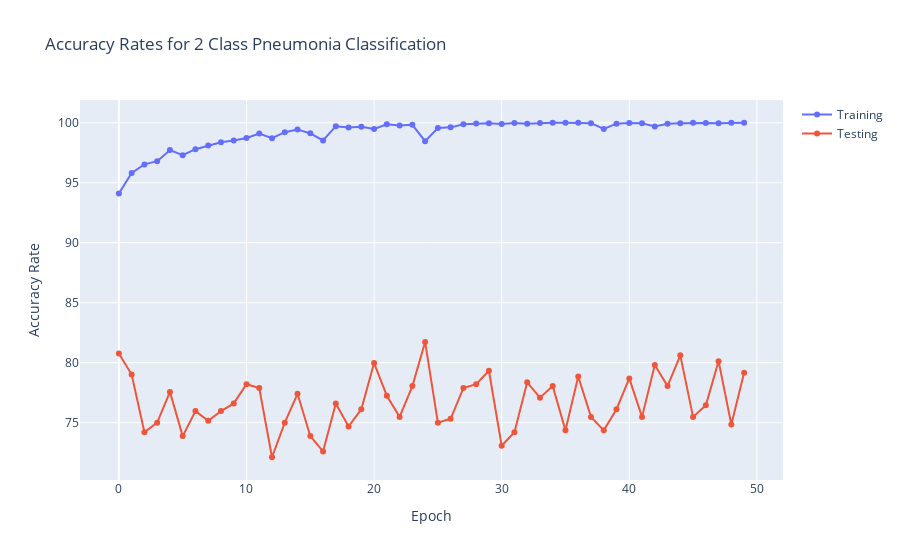
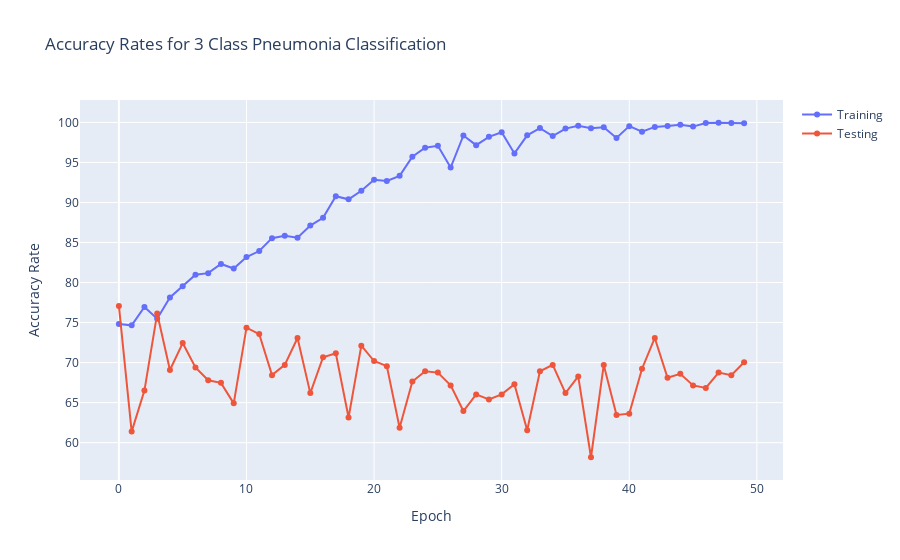

Notebook source saved alongside these figures, in order:
### Markdown cell above
**Evaluation of Models and Summary Stats**

### Code cell
#Confusion matrix for 2 classes
y_pred_2class = np.argmax(model_2class(x_test_1d).cpu().detach(),axis=1)
y_test_cpu_2class = y_test_2class.cpu()

cm1 = confusion_matrix(y_pred_2class,y_test_cpu_2class)
precision1 = np.diag(cm1)/cm1.sum(axis=1)
recall1 = np.diag(cm1)/cm1.sum(axis=0)
print('precision:',precision1)
print('recall:',recall1)
print(cm1)

#confusion matrix for 3 classes
y_pred_3class = np.argmax(model_3class(x_test_1d).cpu().detach(),axis=1)
y_test_cpu_3class = y_test_3class.cpu()

cm2 = confusion_matrix(y_pred_3class,y_test_cpu_3class)
precision2 = np.diag(cm2)/cm2.sum(axis=1)
recall2 = np.diag(cm2)/cm2.sum(axis=0)
print('precision:',precision2)
print('recall:',recall2)
print(cm2)

#plots for training and testing accuracy for 2 and 3 class compared
x = [x for x in range(0,50)]
fig = go.Figure()
fig.add_trace(go.Scatter(x =x,y=train_accs_2class,mode = 'lines+markers',name = 'Training'))
fig.add_trace(go.Scatter(x =x,y=test_accs_2class,mode = 'lines+markers',name = 'Testing'))
fig.update_layout(title_text = 'Accuracy Rates for 2 Class Pneumonia Classification')
fig.update_xaxes(title_text = 'Epoch')
fig.update_yaxes(title_text = 'Accuracy Rate')
fig.show()

fig = go.Figure()
fig.add_trace(go.Scatter(x =x,y=train_accs_3class,mode = 'lines+markers',name = 'Training'))
fig.add_trace(go.Scatter(x =x,y=test_accs_3class,mode = 'lines+markers',name = 'Testing'))
fig.update_layout(title_text = 'Accuracy Rates for 3 Class Pneumonia Classification')
fig.update_xaxes(title_text = 'Epoch')
fig.update_yaxes(title_text = 'Accuracy Rate')
fig.show()

### Figure 1 — Plotly figure (JSON) as saved in the notebook; plotly's stock layout.template omitted (floating-point values rounded to 4 significant figures)
{"data": [{"mode": "lines+markers", "name": "Training", "type": "scatter", "x": [0, 1, 2, 3, 4, 5, 6, 7, 8, 9, 10, 11, 12, 13, 14, 15, 16, 17, 18, 19, 20, 21, 22, 23, 24, 25, 26, 27, 28, 29, 30, 31, 32, 33, 34, 35, 36, 37, 38, 39, 40, 41, 42, 43, 44, 45, 46, 47, 48, 49], "y": [94.1, 95.82, 96.53, 96.8, 97.72, 97.3, 97.8, 98.1, 98.37, 98.52, 98.73, 99.1, 98.72, 99.21, 99.44, 99.12, 98.52, 99.71, 99.6, 99.67, 99.48, 99.87, 99.77, 99.83, 98.47, 99.56, 99.62, 99.87, 99.94, 99.96, 99.9, 99.98, 99.92, 99.98, 100, 100, 100, 99.96, 99.48, 99.92, 99.98, 99.96, 99.69, 99.92, 99.96, 100, 99.98, 99.96, 100, 100]}, {"mode": "lines+markers", "name": "Testing", "type": "scatter", "x": [0, 1, 2, 3, 4, 5, 6, 7, 8, 9, 10, 11, 12, 13, 14, 15, 16, 17, 18, 19, 20, 21, 22, 23, 24, 25, 26, 27, 28, 29, 30, 31, 32, 33, 34, 35, 36, 37, 38, 39, 40, 41, 42, 43, 44, 45, 46, 47, 48, 49], "y": [80.77, 79.01, 74.2, 75, 77.56, 73.88, 75.96, 75.16, 75.96, 76.6, 78.21, 77.88, 72.12, 75, 77.4, 73.88, 72.6, 76.6, 74.68, 76.12, 79.97, 77.24, 75.48, 78.04, 81.73, 75, 75.32, 77.88, 78.21, 79.33, 73.08, 74.2, 78.37, 77.08, 78.04, 74.36, 78.85, 75.48, 74.36, 76.12, 78.69, 75.48, 79.81, 78.04, 80.61, 75.48, 76.44, 80.13, 74.84, 79.17]}], "layout": {"title": {"text": "Accuracy Rates for 2 Class Pneumonia Classification"}, "xaxis": {"title": {"text": "Epoch"}}, "yaxis": {"title": {"text": "Accuracy Rate"}}}}

### Figure 2 — Plotly figure (JSON) as saved in the notebook; plotly's stock layout.template omitted (floating-point values rounded to 4 significant figures)
{"data": [{"mode": "lines+markers", "name": "Training", "type": "scatter", "x": [0, 1, 2, 3, 4, 5, 6, 7, 8, 9, 10, 11, 12, 13, 14, 15, 16, 17, 18, 19, 20, 21, 22, 23, 24, 25, 26, 27, 28, 29, 30, 31, 32, 33, 34, 35, 36, 37, 38, 39, 40, 41, 42, 43, 44, 45, 46, 47, 48, 49], "y": [74.83, 74.65, 76.96, 75.48, 78.14, 79.54, 80.98, 81.17, 82.32, 81.75, 83.19, 83.93, 85.54, 85.83, 85.6, 87.12, 88.09, 90.78, 90.39, 91.47, 92.85, 92.7, 93.33, 95.72, 96.84, 97.09, 94.36, 98.37, 97.16, 98.2, 98.77, 96.13, 98.39, 99.29, 98.29, 99.23, 99.58, 99.27, 99.39, 98.06, 99.54, 98.85, 99.44, 99.56, 99.71, 99.48, 99.92, 99.96, 99.94, 99.88]}, {"mode": "lines+markers", "name": "Testing", "type": "scatter", "x": [0, 1, 2, 3, 4, 5, 6, 7, 8, 9, 10, 11, 12, 13, 14, 15, 16, 17, 18, 19, 20, 21, 22, 23, 24, 25, 26, 27, 28, 29, 30, 31, 32, 33, 34, 35, 36, 37, 38, 39, 40, 41, 42, 43, 44, 45, 46, 47, 48, 49], "y": [77.08, 61.38, 66.51, 76.12, 69.07, 72.44, 69.39, 67.79, 67.47, 64.9, 74.36, 73.56, 68.43, 69.71, 73.08, 66.19, 70.67, 71.15, 63.14, 72.12, 70.19, 69.55, 61.86, 67.63, 68.91, 68.75, 67.15, 63.94, 66.03, 65.38, 66.03, 67.31, 61.54, 68.91, 69.71, 66.19, 68.27, 58.17, 69.71, 63.46, 63.62, 69.23, 73.08, 68.11, 68.59, 67.15, 66.83, 68.75, 68.43, 70.03]}], "layout": {"title": {"text": "Accuracy Rates for 3 Class Pneumonia Classification"}, "xaxis": {"title": {"text": "Epoch"}}, "yaxis": {"title": {"text": "Accuracy Rate"}}}}
